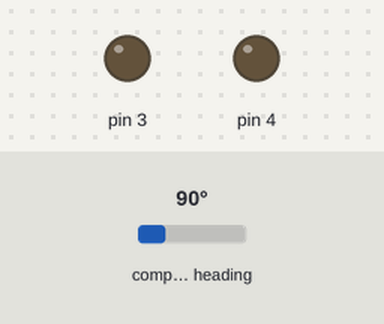
Recording of a sketch running on a simulated Arduino Uno, built with avr-gcc and run on an emulated ATmega328P. Parts: output pins drawn as LEDs (lit = HIGH). Wiring (inferred from the names in the program): HMC5883L compass at I2C address 0x1E. The inputs (shaded band) are chosen by the test bench; at power-on: compass heading 90°. What the sketch prints to the serial monitor is not drawn.

Above: at 1.2 s.
1.3 s: compass heading set to 82°
At 2.3 s:
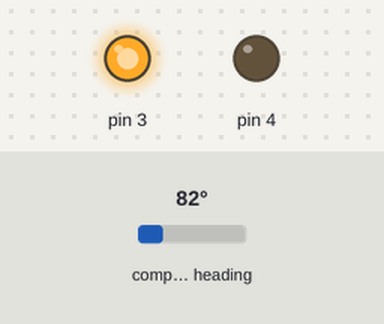
2.8 s: compass heading set to 180°
At 3.6 s:
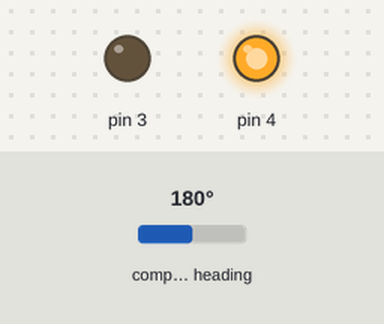
4.3 s: compass heading set to 97°
5.8 s: compass heading set to 91°
At 7.0 s:
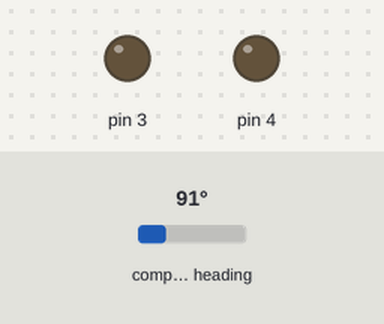
7.3 s: compass heading set to 7°
At 8.1 s:
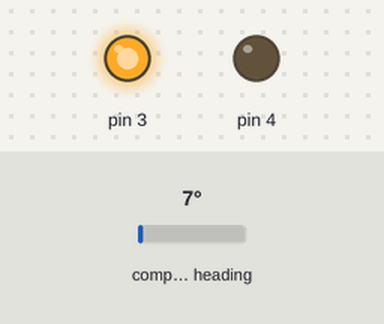
Timing chart, 0 to 9.8 s (numbered marks = the images above; inputs shaded):
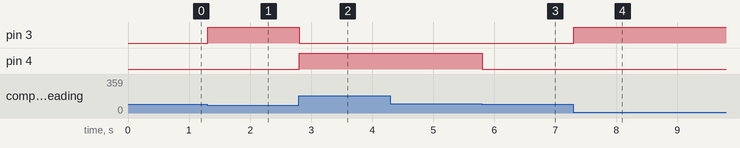

Measured:
- the behaviour switches between 89 and 88° on compass heading (found by bisection; images 0 and 1)
- the behaviour switches between 92 and 91° on compass heading (found by bisection; images 2 and 3)
- after the input at 1.3 s, pin 3: LOW → HIGH at once
- after the input at 2.8 s, pin 3: HIGH → LOW at once; pin 4: LOW → HIGH at once
- after the input at 4.3 s, every drawn part: stays the same
- after the input at 5.8 s, pin 4: HIGH → LOW at once
- after the input at 7.3 s, pin 3: LOW → HIGH at once

The sketch:

auto_path_car.ino
```cpp
/*
 * HMC5883L Demo.
 * dipmicro electronics, 2014
 *
 * Hardware Used:
 *
 * Arduino UNO or compatible
 * GY271 module (dipmicro part DE4196
 *  Arduino GND -> GY271/HMC5883L GND
 *  Arduino 3.3V -> GY271/HMC5883L VCC
 *  Arduino A4 (SDA) -> GY271/HMC5883L SDA
 *  Arduino A5 (SCL) -> GY271/HMC5883L SCL
 */

#include <Wire.h> //I2C Arduino Library

#define HMC5883L_ADDR 0x1E //0011110b, I2C 7bit address of HMC5883

int L=11,R=10,M=100;

bool haveHMC5883L = false, set = true;
double angle , dir;
bool detectHMC5883L ()
{
  // read identification registers
  Wire.beginTransmission(HMC5883L_ADDR); //open communication with HMC5883
  Wire.write(10); //select Identification register A
  Wire.endTransmission();
  Wire.requestFrom(HMC5883L_ADDR, 3);
  if (3 == Wire.available()) {
    char a = Wire.read();
    char b = Wire.read();
    char c = Wire.read();
    if (a == 'H' && b == '4' && c == '3')
      return true;
  }

  return false;
}

void setup()
{
  //Initialize Serial and I2C communications
  Serial.begin(9600);
  Serial.println("GY271 TEST");
  Wire.begin();
  // lower I2C clock http://www.gammon.com.au/forum/?id=10896
  TWBR = 78;  // 25 kHz
  TWSR |= _BV (TWPS0);  // change prescaler


}

void loop()
{
  bool detect = detectHMC5883L();

  if (!haveHMC5883L)
  {
    if (detect)
    {
      haveHMC5883L = true;
      Serial.println("We have HMC5883L, moving on");
      // Put the HMC5883 IC into the correct operating mode
      Wire.beginTransmission(HMC5883L_ADDR); //open communication with HMC5883
      Wire.write(0x02); //select mode register
      Wire.write(0x00); //continuous measurement mode
      Wire.endTransmission();
    }
    else
    {
      Serial.println("No HMC5883L detected!");
      delay(2000);
      return;
    }
  }
  else
  {
    if (!detect) {
      haveHMC5883L = false;
      Serial.println("Lost connection to HMC5883L!");
      delay(2000);
      return;
    }
  }

  int x, y, z; //triple axis data

  //Tell the HMC5883 where to begin reading data
  Wire.beginTransmission(HMC5883L_ADDR);
  Wire.write(0x03); //select register 3, X MSB register
  Wire.endTransmission();

  //Read data from each axis, 2 registers per axis
  Wire.requestFrom(HMC5883L_ADDR, 6);
  if (6 <= Wire.available()) {
    x = Wire.read() << 8; //X msb
    x |= Wire.read(); //X lsb
    z = Wire.read() << 8; //Z msb
    z |= Wire.read(); //Z lsb
    y = Wire.read() << 8; //Y msb
    y |= Wire.read(); //Y lsb
  }

  //Print out values of each axis
  angle = atan2((double)z, (double)x) * (180 / 3.14159265) + 180;
  if (set) {
    dir = angle;
    set = false;
  }


  Serial.println("s");

  if (dir - angle > 2) {
    analogWrite(3, 0);
    analogWrite(4, 255);
  } else if (dir - angle < -2) {
    analogWrite(3, 255);
    analogWrite(4, 0);
  } else {
    analogWrite(3, 0);
    analogWrite(4, 0);
  }
}
```
